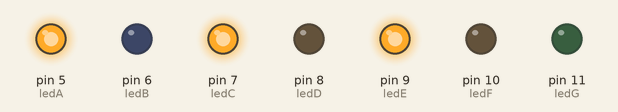
The sketch below on a simulated Arduino Uno, built with avr-gcc and run on an emulated ATmega328P. Parts: output pins drawn as LEDs (lit = HIGH).

Above: at 0.2 s.
At 2.2 s:
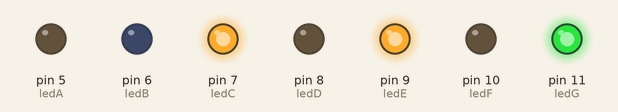
At 4.2 s:
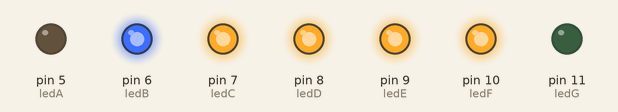
At 7.7 s:
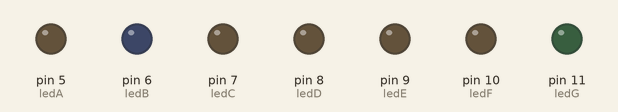
At 11.2 s:
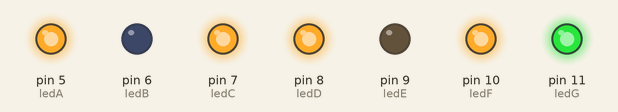
At 15.2 s:
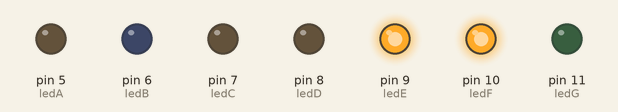
Timing chart, 0 to 15.6 s (numbered marks = the images above):
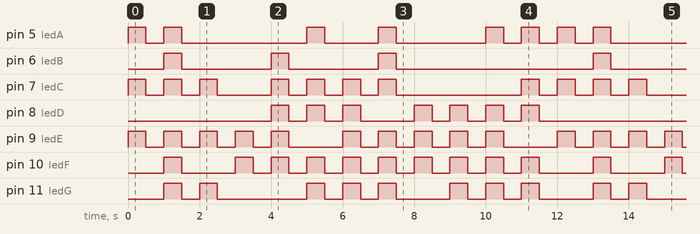

The sketch:

El_Nombre.ino
```cpp
/******************************************************************
**                                                               **
**                          El_Nombre                            **
**                                                               **
**                                                               **
**  BALTES MARIUS                            DATA: 19 /02/2018   **
*******************************************************************/
//**************************** INCLUDE ****************************


//*************************** VARIABLES ***************************
const int ledA = 5;          // donar nom al pin 5 de l’Arduino
const int ledB = 6;          // donar nom al pin 6 de l’Arduino
const int ledC = 7;          // donar nom al pin 7 de l’Arduino
const int ledD = 8;          // donar nom al pin 8 de l’Arduino
const int ledE = 9;          // donar nom al pin 9 de l’Arduino
const int ledF = 10;         // donar nom al pin 10 de l’Arduino
const int ledG = 11;         // donar nom al pin 11 de l’Arduino

//***************************** SETUP *****************************


void setup(){
  pinMode(ledA, OUTPUT);
  pinMode(ledB, OUTPUT);
  pinMode(ledC, OUTPUT);
  pinMode(ledD, OUTPUT);
  pinMode(ledE, OUTPUT);
  pinMode(ledF, OUTPUT);
  pinMode(ledG, OUTPUT);


  digitalWrite(ledA, HIGH);
  digitalWrite(ledB, HIGH);
  digitalWrite(ledC, HIGH);
  digitalWrite(ledD, HIGH);
  digitalWrite(ledE, HIGH);
  digitalWrite(ledF, HIGH);
  digitalWrite(ledG, HIGH);

  digitalWrite(ledA, LOW);
  digitalWrite(ledB, LOW);
  digitalWrite(ledC, LOW);
  digitalWrite(ledD, LOW);
  digitalWrite(ledE, LOW);
  digitalWrite(ledF, LOW);
  digitalWrite(ledG, LOW);

  }

//******************************* LOOP ****************************

void loop() {
  digitalWrite(ledA, HIGH);
  digitalWrite(ledC, HIGH);
  digitalWrite(ledE, HIGH);
  delay(500);
  digitalWrite(ledA, LOW);
  digitalWrite(ledC, LOW);
  digitalWrite(ledE, LOW);
  delay(500);

  digitalWrite(ledA, HIGH);
  digitalWrite(ledB, HIGH);
  digitalWrite(ledC, HIGH);
  digitalWrite(ledE, HIGH);
  digitalWrite(ledF, HIGH);
  digitalWrite(ledG, HIGH);
  delay(500);

  digitalWrite(ledA, LOW);
  digitalWrite(ledB, LOW);
  digitalWrite(ledC, LOW);
  digitalWrite(ledE, LOW);
  digitalWrite(ledF, LOW);
  digitalWrite(ledG, LOW);
  delay(500);

  digitalWrite(ledC, HIGH);
  digitalWrite(ledE, HIGH);
  digitalWrite(ledG, HIGH);
  delay(500);

  digitalWrite(ledC, LOW);
  digitalWrite(ledE, LOW);
  digitalWrite(ledG, LOW);
  delay(500);

  digitalWrite(ledE, HIGH);
  digitalWrite(ledF, HIGH);
  delay(500);

  digitalWrite(ledE, LOW);
  digitalWrite(ledF, LOW);
   delay(500);


  digitalWrite(ledB, HIGH);
  digitalWrite(ledC, HIGH);
  digitalWrite(ledD, HIGH);
  digitalWrite(ledE, HIGH);
  digitalWrite(ledF, HIGH);
  delay(500);

  digitalWrite(ledB, LOW);
  digitalWrite(ledC, LOW);
  digitalWrite(ledD, LOW);
  digitalWrite(ledE, LOW);
  digitalWrite(ledF, LOW);
  delay(500);

  digitalWrite(ledA, HIGH);
  digitalWrite(ledC, HIGH);
  digitalWrite(ledD, HIGH);
  digitalWrite(ledF, HIGH);
  digitalWrite(ledG, HIGH);
  delay(500);

  digitalWrite(ledA, LOW);
  digitalWrite(ledC, LOW);
  digitalWrite(ledD, LOW);
  digitalWrite(ledF, LOW);
  digitalWrite(ledG, LOW);
  delay(500);


  digitalWrite(ledC, HIGH);
  digitalWrite(ledD, HIGH);
  digitalWrite(ledE, HIGH);
  digitalWrite(ledF, HIGH);
  digitalWrite(ledG, HIGH);
  delay(500);

  digitalWrite(ledC, LOW);
  digitalWrite(ledD, LOW);
  digitalWrite(ledE, LOW);
  digitalWrite(ledF, LOW);
  digitalWrite(ledG, LOW);
  delay(500);

  digitalWrite(ledA, HIGH);
  digitalWrite(ledB, HIGH);
  digitalWrite(ledC, HIGH);
  digitalWrite(ledE, HIGH);
  digitalWrite(ledF, HIGH);
  digitalWrite(ledG, HIGH);
  delay(500);

  digitalWrite(ledA, LOW);
  digitalWrite(ledB, LOW);
  digitalWrite(ledC, LOW);
  digitalWrite(ledE, LOW);
  digitalWrite(ledF, LOW);
  digitalWrite(ledG, LOW);
  delay(500);


  digitalWrite(ledD, HIGH);
  digitalWrite(ledE, HIGH);
  digitalWrite(ledF, HIGH);
  delay(500);

  digitalWrite(ledD, LOW);
  digitalWrite(ledE, LOW);
  digitalWrite(ledF, LOW);
  delay(500);


  digitalWrite(ledD, HIGH);
  digitalWrite(ledE, HIGH);
  digitalWrite(ledF, HIGH);
  digitalWrite(ledG, HIGH);
  delay(500);

  digitalWrite(ledD, LOW);
  digitalWrite(ledE, LOW);
  digitalWrite(ledF, LOW);
  digitalWrite(ledG, LOW);
  delay(500);

  digitalWrite(ledA, HIGH);
  digitalWrite(ledD, HIGH);
  digitalWrite(ledE, HIGH);
  digitalWrite(ledF, HIGH);
  digitalWrite(ledG, HIGH);
  delay(500);

  digitalWrite(ledA, LOW);
  digitalWrite(ledD, LOW);
  digitalWrite(ledE, LOW);
  digitalWrite(ledF, LOW);
  digitalWrite(ledG, LOW);
  delay(500);

digitalWrite(ledA, HIGH);
  digitalWrite(ledC, HIGH);
  digitalWrite(ledD, HIGH);
  digitalWrite(ledF, HIGH);
  digitalWrite(ledG, HIGH);
  delay(500);

  digitalWrite(ledA, LOW);
  digitalWrite(ledC, LOW);
  digitalWrite(ledD, LOW);
  digitalWrite(ledF, LOW);
  digitalWrite(ledG, LOW);
  delay(500);


}

//******************************FUNCIONS***************************
```

Measured:
- by itself, pin 6 (ledB): repeats every 12.0 s: 2 × (LOW 2.5 s, HIGH 0.50 s), LOW 5.5 s, HIGH 0.50 s
- by itself, pin 9 (ledE): repeats every 6.0 s: 4 × (LOW 0.50 s, HIGH 0.50 s), LOW 1.5 s, HIGH 0.50 s
- by itself, pin 10 (ledF): repeats every 12.0 s: LOW 1.5 s, 8 × (HIGH 0.50 s, LOW 0.50 s), HIGH 0.50 s, LOW 1.5 s, HIGH 0.50 s
- by itself, pin 8 (ledD): repeats every 12.0 s: 2 × (LOW 0.50 s, HIGH 0.50 s), LOW 1.5 s, 3 × (HIGH 0.50 s, LOW 0.50 s), HIGH 0.50 s, LOW 4.5 s, HIGH 0.50 s
- by itself, pin 5 (ledA): repeats every 12.0 s: LOW 0.50 s, HIGH 0.50 s, LOW 3.5 s, HIGH 0.50 s, LOW 1.5 s, HIGH 0.50 s, LOW 2.5 s, 2 × (HIGH 0.50 s, LOW 0.50 s), HIGH 0.50 s
